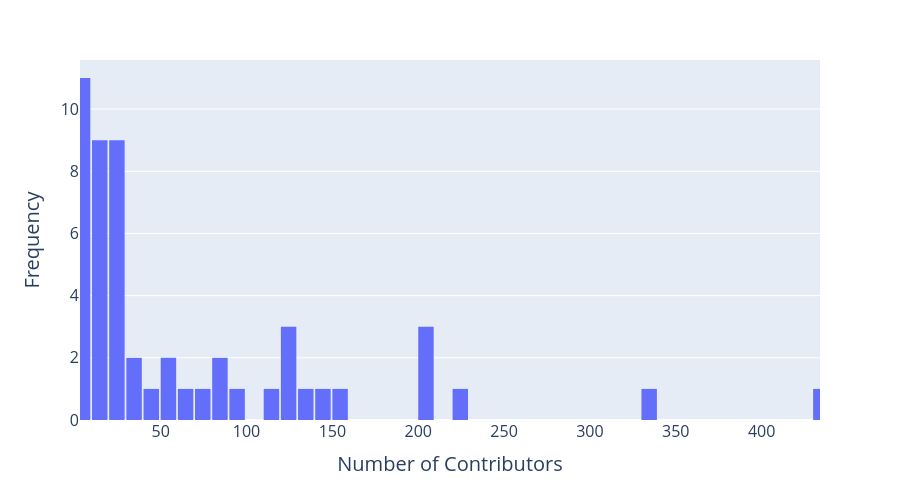

The code cell stored with this chart in its notebook:
### Code cell
import pandas as pd
import plotly.express as px

df = pd.read_csv("data/evaluation_harness_metadata.csv", encoding="utf-8")

# Create histogram for forks
fig = px.histogram(
    df, 
    x='contributors',
    nbins=50,  # Adjust number of bins as needed
)

# Customize the layout
fig.update_layout(
    xaxis_title="Number of Contributors",
    yaxis_title="Frequency",
    height=500,
    showlegend=False,
    bargap=0.1,  # Add small gap between bars for better distinguishability
    xaxis=dict(
        title_font_size=20,
        tickfont_size=16,
        range=[df['contributors'].min(), df['contributors'].max()]  # Start x-axis from min value to avoid overlap at 0
    ),
    yaxis=dict(
        title_font_size=20,
        tickfont_size=16
    )
)

fig.show()

### Figure 1 — Plotly figure (JSON) as saved in the notebook; plotly's stock layout.template omitted (floating-point values rounded to 4 significant figures)
{"data": [{"bingroup": "x", "hovertemplate": "contributors=%{x}<br>count=%{y}<extra></extra>", "legendgroup": "", "marker": {"color": "#636efa", "pattern": {"shape": ""}}, "name": "", "nbinsx": 50, "orientation": "v", "showlegend": false, "type": "histogram", "x": [81, 77, 8, 23, 15, 6, 32, 28, 202, 28, 149, 26, 434, 25, 121, 84, 3, 52, 121, 4, 137, 3, 9, 336, 97, 12, 127, 14, 34, 22, 113, 25, 5, 157, 20, 10, 14, 42, 17, 220, 6, 8, 27, 16, 9, 3, 55, 204, 60, 13, 17, 201], "xaxis": "x", "yaxis": "y"}], "layout": {"bargap": 0.1, "barmode": "relative", "height": 500, "legend": {"tracegroupgap": 0}, "margin": {"t": 60}, "showlegend": false, "xaxis": {"anchor": "y", "domain": [0, 1], "range": [3, 434], "tickfont": {"size": 16}, "title": {"font": {"size": 20}, "text": "Number of Contributors"}}, "yaxis": {"anchor": "x", "domain": [0, 1], "tickfont": {"size": 16}, "title": {"font": {"size": 20}, "text": "Frequency"}}}}
